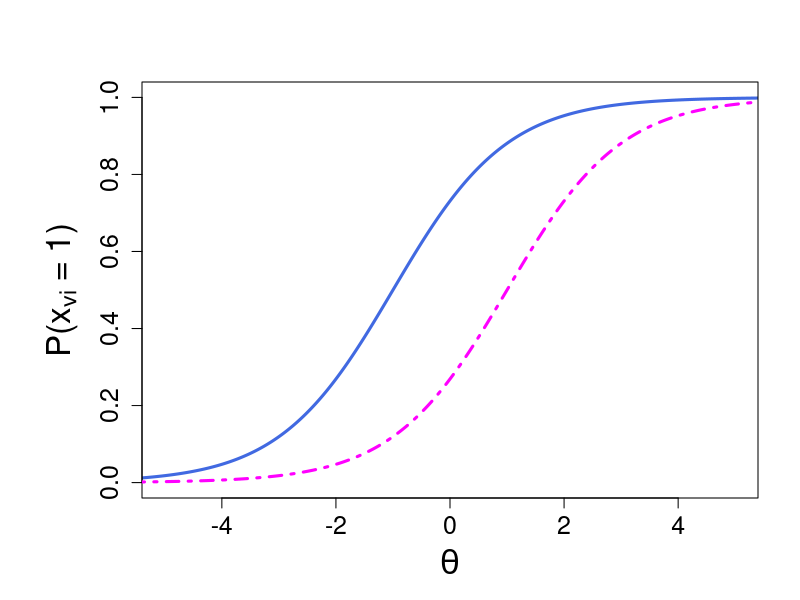
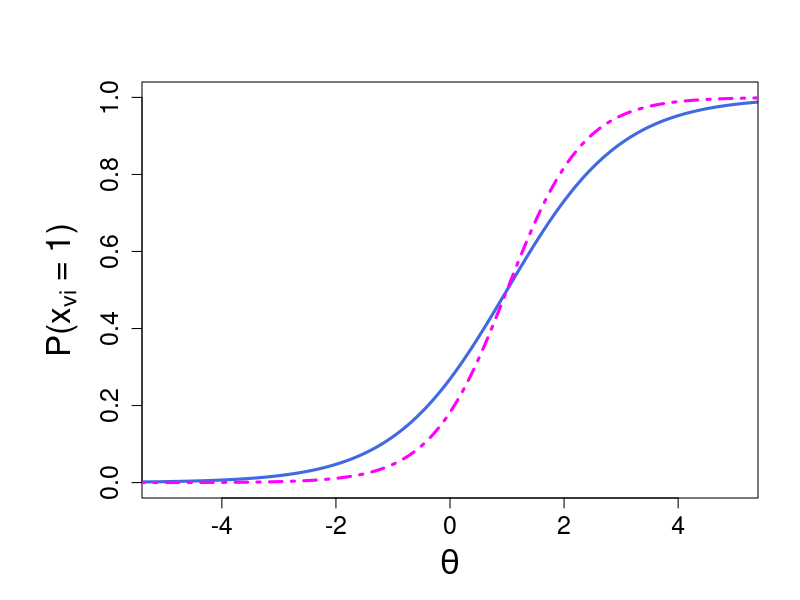

Recreate these plots in R, in order.
## ---- chunk 1
knitr::opts_chunk$set(echo = F, 
                      warning = F, 
                      message = F, 
                      fig.align = "center", 
                      out.width = "90%")
IRT <- function(theta, a = 1, b = 0, c = 0,e = 1) {
  y <- c + (e - c) * exp(a * (theta - b)) / (1 + exp(a * (theta - b)))
  y[is.na(y)] = 1
  return(y)
}

i_info <- function(b, a=1,c=0, theta = seq(-5,5,length.out=1000)){
 
P <- NULL 
Q <- NULL
Ii <- NULL
for(i in 1:1000){
  P[i] <- 1/(1+ exp (-a*(theta[i] - b)))
  Q[i]= 1-P[i]
  Ii[i] =(a*Q[i]*(P[i]-c)^2)/(P[i]*((1-c)^2)) # (3PL)
   }
return(Ii)
}
# Function to get all item information
item_info <- function(b,a=1, c= 0){
item <- NULL
  for(i in 1:length(b)){
  item[[i]] <- i_info(b[i],a[i])
  }
return(item)
}

set.seed(999)

theta = seq(-4,4,length.out=1000)
library(xtable)

## ---- chunk 2
difficulty <- c(-1, 1)
par(mar = c(5,7,4,2) + 0.1) 
 theta <- theta <- seq(-7, 7, .001)
plot(theta, IRT(theta, b=difficulty[1]),
     cex.lab= 2, 
     cex.axis =1.5,
       xlab = expression(theta), ylab = expression(paste("P(", x[vi], " = 1)")),
       xlim = c(-5, 5), ylim = c(0, 1), 
     type = "l", lwd = 3, 
     col = "royalblue")

#item B
lines(theta, IRT(theta, b = difficulty[2]), 
      lty = 4, lwd=3, col = "magenta")
## ---- chunk 3
difficulty <- c(1, 1)
par(mar = c(5,7,4,2) + 0.1) 
 theta <- theta <- seq(-7, 7, .001)
plot(theta, IRT(theta, b=difficulty[1], a = 1),
     cex.lab= 2, 
     cex.axis =1.5,
       xlab = expression(theta), ylab = expression(paste("P(", x[vi], " = 1)")),
       xlim = c(-5, 5), ylim = c(0, 1), 
     type = "l", lwd = 3, 
     col = "royalblue")

#item B
lines(theta, IRT(theta, b = difficulty[2], a = 1.5), 
      lty = 4, lwd=3, col = "magenta")
